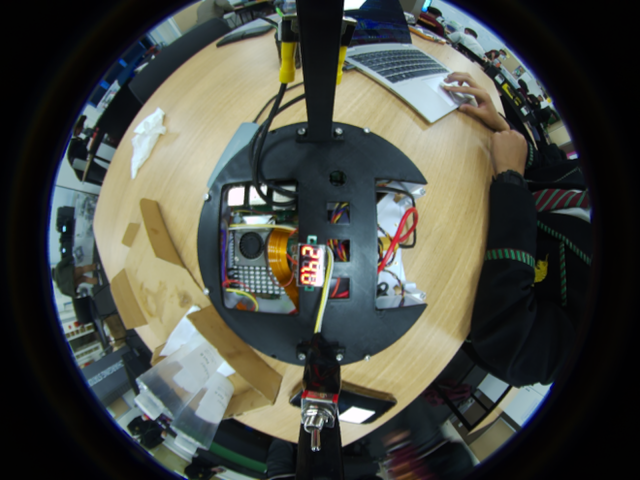
#> input picture reference_frame.png, 640 x 480 px
$ python mask_maker.py
#> lines starting #> are read from the running program, lines starting #| are printed output that depends on the picture; after the words box and inside, x2 and y2 are one past the last pixel; in counts of white or black regions, pixels touching at a corner belong together
import cv2
import numpy as np

ref = cv2.imread("reference_frame.png")
#> ref is the input picture: shape (480, 640, 3); mean B, G, R 67.4, 74.4, 72.3
gray = cv2.cvtColor(ref, cv2.COLOR_BGR2GRAY)
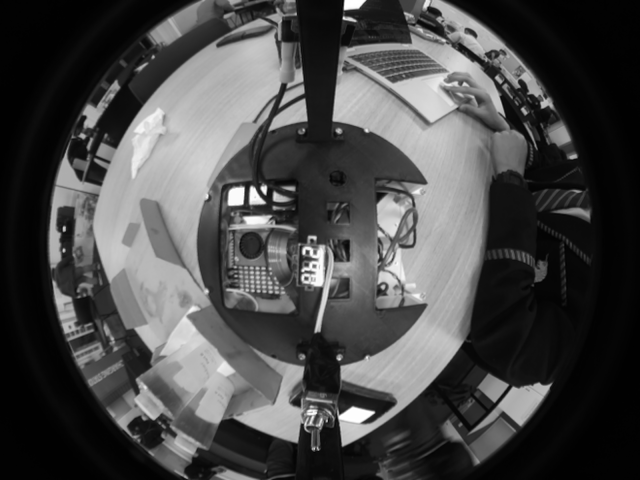
#> gray: shape (480, 640); min 0, max 255, mean 73

# Anything below this brightness is "self" / dead zone (black robot body + outer rim)
_, valid_mask = cv2.threshold(gray, 25, 255, cv2.THRESH_BINARY)
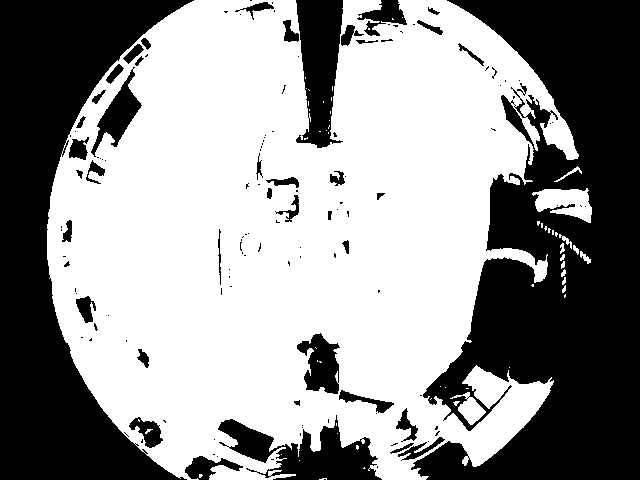
#> valid_mask: shape (480, 640); 58.3% white; 137 black regions (94 under 20 px), largest, box (x1, y1, x2, y2) and area: (411, 0, 640, 480) 66170, (0, 0, 194, 480) 42209, (218, 415, 382, 480) 5033

# Clean up small speckles/holes from noise
kernel = cv2.getStructuringElement(cv2.MORPH_ELLIPSE, (9, 9))
valid_mask = cv2.morphologyEx(valid_mask, cv2.MORPH_CLOSE, kernel, iterations=2)
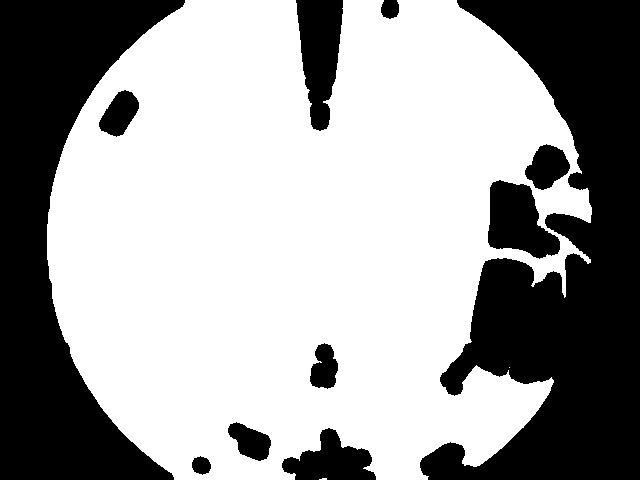
#> valid_mask: shape (480, 640); 62.5% white; 11 black regions, largest, box (x1, y1, x2, y2) and area: (420, 0, 640, 480) 57465, (0, 0, 185, 480) 42089, (296, 0, 343, 131) 4174
valid_mask = cv2.morphologyEx(valid_mask, cv2.MORPH_OPEN, kernel, iterations=2)
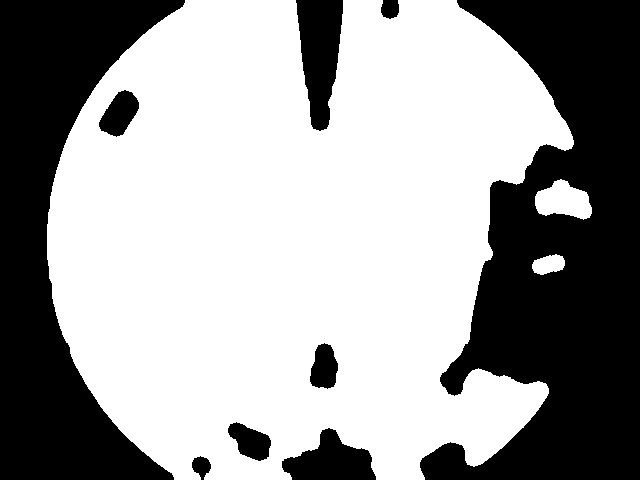
#> valid_mask: shape (480, 640); 61.8% white; 9 black regions, largest, box (x1, y1, x2, y2) and area: (420, 0, 640, 480) 64336, (0, 0, 185, 480) 42091, (296, 0, 343, 131) 4203

cv2.imwrite("valid_region_mask.png", valid_mask)
